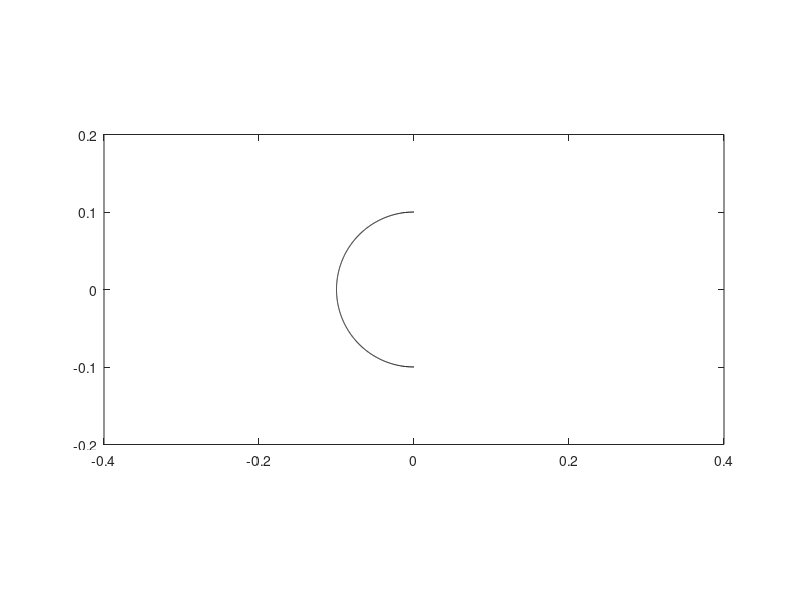

Source code (MATLAB): (Note: this script raises an error after producing the figure.)
%{
AME 441 Group 5
Passive Stability of a Laser-Driven Light Sail
Spring 2021
%}

clear; clc; close all;

%% Setting up inital paramters and known constants

% rho =               % Atmospheric Density at GEO
m = 1;                  % Mass of the sail [kg]
R = .1;                  % Radius of sail [m]
center = [0 0];         % Initial position of sail center
v = [0 0];              % Initial velocity of sail [m/s]
P = 30;                 % Power of laser beam [W]
lambda = 980e-9;        % Wavelength of laser
N = 1001;                % Number of rays
profile = 'multi-mode gaussian';   % Type of beam profile 
tol = .3*pi/180;        % Pointing accuracy of laser sat (assumed)
dt = 1;                 % time differential for force calculation [s]

myPlt = figure(1);      % Creating a figure to plot sail anf beam
t = 0;                  % initiating time

%% While loop used to update sail posisiton over time
while t <= 3.15e7 % letting code run for a "year". May change to a few weeks

    % Calculating x and y points on the sail for plotting and force
    % calulations
%     th = linspace(.5*pi,1.5*pi,N);
    yVec = linspace(center(2)-R,center(2)+R,N); % R*sin(th) + center(2); Ignore these, just ideas
    xVec = center(1) - sqrt( R^2 - (yVec - center(2)).^2 ); % R*cos(th) + center(1);
    xVec2 = center(1) + sqrt( R^2 - (yVec - center(2)).^2 ); % R*cos(th+pi) + center(1);
    % xVec2 is a dummy vector used only for plotting since the force is
    % only on the left side of the sail
    
    % Plotting most recent sail position
    myPlt; hold off
    plot(xVec,yVec,'k')%, xVec2, yVec, 'k'),
    axis equal
    xlim([center(1)-4*R, center(1)+4*R])
    ylim([center(2)-2*R, center(2)+2*R])    

%% Calculating total force and plotting   
    
%{  
So we have a seperate scripts that calculate different forces (drag and
 from the beam) that we can call here. That way we make sure things are
kept seperate and can run by themselves first. Just so nothing gets too
hairy.
%}  
    FBeam = beamforce(R,P,lambda,profile,tol,xVec,yVec,norm(center));
    FDrag = 0; % dragforce()
    F = FBeam + FDrag;
  
    % Plotting total force vector at the sails "center of mass"
    hold on, quiver(center(1), center(2), F(1), F(2), R*inv(norm(F)),...
        'b', 'LineWidth', 2)
    hold on, plot(center(1),center(2), 'b*', 'LineWidth', 5)
    drawnow
    
    % Calculating the accelleration due to the force
    a = F./m;
    % Updating the velocity due to the acceleration over the time
    % differential
    v = v + a.*dt;
    % Updating the position due to the velocity over the time differential
    center = center + v.*dt;
    
    % A bunch of print statements just to see what is going on
    fprintf('\nt = %i:%i:%.2f\n', floor(t/3600),...
        floor((t-(floor(t/3600)*3600))/60), ...
        floor( (t-(floor(t/3600)*3600)-(floor((t-(floor(t/3600)*3600))/60)*60))))        
    fprintf('F = %e N\n', F)
    fprintf('a = %e m/s^2\n', a)
    fprintf('v = %f m/s\n', v)
    fprintf('x = %f m\n', center)
    
%     pause()
    t = t + dt; % Updating time so the while loop ends at some point.
end
